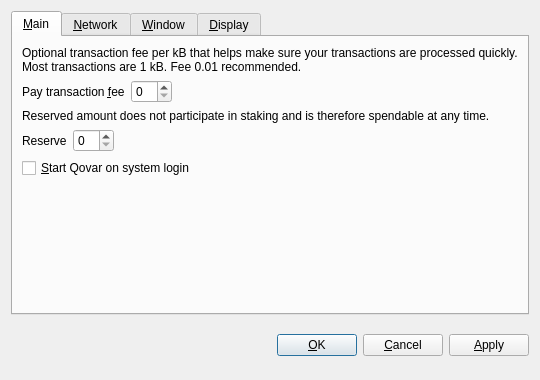
<?xml version="1.0" encoding="UTF-8"?>
<ui version="4.0">
 <class>OptionsDialog</class>
 <widget class="QDialog" name="OptionsDialog">
  <property name="geometry">
   <rect>
    <x>0</x>
    <y>0</y>
    <width>540</width>
    <height>380</height>
   </rect>
  </property>
  <property name="windowTitle">
   <string>Options</string>
  </property>
  <property name="modal">
   <bool>true</bool>
  </property>
  <layout class="QVBoxLayout" name="verticalLayout">
   <item>
    <widget class="QTabWidget" name="tabWidget">
     <property name="tabPosition">
      <enum>QTabWidget::North</enum>
     </property>
     <property name="currentIndex">
      <number>0</number>
     </property>
     <widget class="QWidget" name="tabMain">
      <attribute name="title">
       <string>&amp;Main</string>
      </attribute>
      <layout class="QVBoxLayout" name="verticalLayout_Main">
       <item>
        <widget class="QLabel" name="transactionFeeInfoLabel">
         <property name="text">
          <string>Optional transaction fee per kB that helps make sure your transactions are processed quickly. Most transactions are 1 kB. Fee 0.01 recommended.</string>
         </property>
         <property name="textFormat">
          <enum>Qt::PlainText</enum>
         </property>
         <property name="wordWrap">
          <bool>true</bool>
         </property>
        </widget>
       </item>
       <item>
        <layout class="QHBoxLayout" name="horizontalLayoutFee">
         <item>
          <widget class="QLabel" name="transactionFeeLabel">
           <property name="text">
            <string>Pay transaction &amp;fee</string>
           </property>
           <property name="textFormat">
            <enum>Qt::PlainText</enum>
           </property>
           <property name="buddy">
            <cstring>transactionFee</cstring>
           </property>
          </widget>
         </item>
         <item>
          <widget class="BitcoinAmountField" name="transactionFee"/>
         </item>
         <item>
          <spacer name="horizontalSpacerFee">
           <property name="orientation">
            <enum>Qt::Horizontal</enum>
           </property>
           <property name="sizeHint" stdset="0">
            <size>
             <width>40</width>
             <height>20</height>
            </size>
           </property>
          </spacer>
         </item>
        </layout>
       </item>
       <item>
        <widget class="QLabel" name="reserveBalanceInfoLabel">
         <property name="text">
          <string>Reserved amount does not participate in staking and is therefore spendable at any time.</string>
         </property>
         <property name="textFormat">
          <enum>Qt::PlainText</enum>
         </property>
         <property name="wordWrap">
          <bool>true</bool>
         </property>
        </widget>
       </item>
       <item>
        <layout class="QHBoxLayout" name="horizontalLayoutReserveBalance">
         <item>
          <widget class="QLabel" name="reserveBalanceLabel">
           <property name="text">
            <string>Reserve</string>
           </property>
           <property name="textFormat">
            <enum>Qt::PlainText</enum>
           </property>
           <property name="buddy">
            <cstring>reserveBalance</cstring>
           </property>
          </widget>
         </item>
         <item>
          <widget class="BitcoinAmountField" name="reserveBalance"/>
         </item>
         <item>
          <spacer name="horizontalSpacerReserveBalance">
           <property name="orientation">
            <enum>Qt::Horizontal</enum>
           </property>
           <property name="sizeHint" stdset="0">
            <size>
             <width>40</width>
             <height>20</height>
            </size>
           </property>
          </spacer>
         </item>
        </layout>
       </item>
       <item>
        <widget class="QCheckBox" name="bitcoinAtStartup">
         <property name="toolTip">
          <string>Automatically start Qovar after logging in to the system.</string>
         </property>
         <property name="text">
          <string>&amp;Start Qovar on system login</string>
         </property>
        </widget>
       </item>
       <item>
        <spacer name="verticalSpacer_Main">
         <property name="orientation">
          <enum>Qt::Vertical</enum>
         </property>
         <property name="sizeHint" stdset="0">
          <size>
           <width>20</width>
           <height>40</height>
          </size>
         </property>
        </spacer>
       </item>
      </layout>
     </widget>
     <widget class="QWidget" name="tabNetwork">
      <attribute name="title">
       <string>&amp;Network</string>
      </attribute>
      <layout class="QVBoxLayout" name="verticalLayout_Network">
       <item>
        <widget class="QCheckBox" name="mapPortUpnp">
         <property name="toolTip">
          <string>Automatically open the Qovar client port on the router. This only works when your router supports UPnP and it is enabled.</string>
         </property>
         <property name="text">
          <string>Map port using &amp;UPnP</string>
         </property>
        </widget>
       </item>
       <item>
        <widget class="QCheckBox" name="connectSocks">
         <property name="toolTip">
          <string>Connect to the Qovar network through a SOCKS proxy (e.g. when connecting through Tor).</string>
         </property>
         <property name="text">
          <string>&amp;Connect through SOCKS proxy:</string>
         </property>
        </widget>
       </item>
       <item>
        <layout class="QHBoxLayout" name="horizontalLayout_Network">
         <item>
          <widget class="QLabel" name="proxyIpLabel">
           <property name="text">
            <string>Proxy &amp;IP:</string>
           </property>
           <property name="textFormat">
            <enum>Qt::PlainText</enum>
           </property>
           <property name="buddy">
            <cstring>proxyIp</cstring>
           </property>
          </widget>
         </item>
         <item>
          <widget class="QValidatedLineEdit" name="proxyIp">
           <property name="maximumSize">
            <size>
             <width>140</width>
             <height>16777215</height>
            </size>
           </property>
           <property name="toolTip">
            <string>IP address of the proxy (e.g. 127.0.0.1)</string>
           </property>
          </widget>
         </item>
         <item>
          <widget class="QLabel" name="proxyPortLabel">
           <property name="text">
            <string>&amp;Port:</string>
           </property>
           <property name="textFormat">
            <enum>Qt::PlainText</enum>
           </property>
           <property name="buddy">
            <cstring>proxyPort</cstring>
           </property>
          </widget>
         </item>
         <item>
          <widget class="QLineEdit" name="proxyPort">
           <property name="maximumSize">
            <size>
             <width>55</width>
             <height>16777215</height>
            </size>
           </property>
           <property name="toolTip">
            <string>Port of the proxy (e.g. 9050)</string>
           </property>
          </widget>
         </item>
         <item>
          <widget class="QLabel" name="socksVersionLabel">
           <property name="text">
            <string>SOCKS &amp;Version:</string>
           </property>
           <property name="textFormat">
            <enum>Qt::PlainText</enum>
           </property>
           <property name="buddy">
            <cstring>socksVersion</cstring>
           </property>
          </widget>
         </item>
         <item>
          <widget class="QValueComboBox" name="socksVersion">
           <property name="toolTip">
            <string>SOCKS version of the proxy (e.g. 5)</string>
           </property>
          </widget>
         </item>
         <item>
          <spacer name="horizontalSpacer_Network">
           <property name="orientation">
            <enum>Qt::Horizontal</enum>
           </property>
           <property name="sizeHint" stdset="0">
            <size>
             <width>40</width>
             <height>20</height>
            </size>
           </property>
          </spacer>
         </item>
        </layout>
       </item>
       <item>
        <spacer name="verticalSpacer_Network">
         <property name="orientation">
          <enum>Qt::Vertical</enum>
         </property>
         <property name="sizeHint" stdset="0">
          <size>
           <width>20</width>
           <height>40</height>
          </size>
         </property>
        </spacer>
       </item>
      </layout>
     </widget>
     <widget class="QWidget" name="tabWindow">
      <attribute name="title">
       <string>&amp;Window</string>
      </attribute>
      <layout class="QVBoxLayout" name="verticalLayout_Window">
       <item>
        <widget class="QCheckBox" name="minimizeToTray">
         <property name="toolTip">
          <string>Show only a tray icon after minimizing the window.</string>
         </property>
         <property name="text">
          <string>&amp;Minimize to the tray instead of the taskbar</string>
         </property>
        </widget>
       </item>
       <item>
        <widget class="QCheckBox" name="minimizeOnClose">
         <property name="toolTip">
          <string>Minimize instead of exit the application when the window is closed. When this option is enabled, the application will be closed only after selecting Quit in the menu.</string>
         </property>
         <property name="text">
          <string>M&amp;inimize on close</string>
         </property>
        </widget>
       </item>
       <item>
        <spacer name="verticalSpacer_Window">
         <property name="orientation">
          <enum>Qt::Vertical</enum>
         </property>
         <property name="sizeHint" stdset="0">
          <size>
           <width>20</width>
           <height>40</height>
          </size>
         </property>
        </spacer>
       </item>
      </layout>
     </widget>
     <widget class="QWidget" name="tabDisplay">
      <attribute name="title">
       <string>&amp;Display</string>
      </attribute>
      <layout class="QVBoxLayout" name="verticalLayout_Display">
       <item>
        <layout class="QHBoxLayout" name="horizontalLayout_1_Display">
         <item>
          <widget class="QLabel" name="langLabel">
           <property name="text">
            <string>User Interface &amp;language:</string>
           </property>
           <property name="textFormat">
            <enum>Qt::PlainText</enum>
           </property>
           <property name="buddy">
            <cstring>lang</cstring>
           </property>
          </widget>
         </item>
         <item>
          <widget class="QValueComboBox" name="lang">
           <property name="toolTip">
            <string>The user interface language can be set here. This setting will take effect after restarting Qovar.</string>
           </property>
          </widget>
         </item>
        </layout>
       </item>
       <item>
        <layout class="QHBoxLayout" name="horizontalLayout_2_Display">
         <item>
          <widget class="QLabel" name="unitLabel">
           <property name="text">
            <string>&amp;Unit to show amounts in:</string>
           </property>
           <property name="textFormat">
            <enum>Qt::PlainText</enum>
           </property>
           <property name="buddy">
            <cstring>unit</cstring>
           </property>
          </widget>
         </item>
         <item>
          <widget class="QValueComboBox" name="unit">
           <property name="toolTip">
            <string>Choose the default subdivision unit to show in the interface and when sending coins.</string>
           </property>
          </widget>
         </item>
        </layout>
       </item>
       <item>
        <widget class="QCheckBox" name="displayAddresses">
         <property name="toolTip">
          <string>Whether to show Qovar addresses in the transaction list or not.</string>
         </property>
         <property name="text">
          <string>&amp;Display addresses in transaction list</string>
         </property>
        </widget>
       </item>
       <item>
        <widget class="QCheckBox" name="coinControlFeatures">
         <property name="toolTip">
          <string>Whether to show coin control features or not.</string>
         </property>
         <property name="text">
          <string>Display coin &amp;control features (experts only!)</string>
         </property>
        </widget>
       </item>
       <item>
        <spacer name="verticalSpacer_Display">
         <property name="orientation">
          <enum>Qt::Vertical</enum>
         </property>
         <property name="sizeHint" stdset="0">
          <size>
           <width>20</width>
           <height>40</height>
          </size>
         </property>
        </spacer>
       </item>
      </layout>
     </widget>
    </widget>
   </item>
   <item>
    <layout class="QHBoxLayout" name="horizontalLayout_Buttons">
     <item>
      <spacer name="horizontalSpacer_1">
       <property name="orientation">
        <enum>Qt::Horizontal</enum>
       </property>
       <property name="sizeHint" stdset="0">
        <size>
         <width>40</width>
         <height>48</height>
        </size>
       </property>
      </spacer>
     </item>
     <item>
      <widget class="QLabel" name="statusLabel">
       <property name="font">
        <font>
         <weight>75</weight>
         <bold>true</bold>
        </font>
       </property>
       <property name="text">
        <string/>
       </property>
       <property name="textFormat">
        <enum>Qt::PlainText</enum>
       </property>
       <property name="wordWrap">
        <bool>true</bool>
       </property>
      </widget>
     </item>
     <item>
      <spacer name="horizontalSpacer_2">
       <property name="orientation">
        <enum>Qt::Horizontal</enum>
       </property>
       <property name="sizeHint" stdset="0">
        <size>
         <width>40</width>
         <height>48</height>
        </size>
       </property>
      </spacer>
     </item>
     <item>
      <widget class="QPushButton" name="okButton">
       <property name="text">
        <string>&amp;OK</string>
       </property>
      </widget>
     </item>
     <item>
      <widget class="QPushButton" name="cancelButton">
       <property name="text">
        <string>&amp;Cancel</string>
       </property>
       <property name="autoDefault">
        <bool>false</bool>
       </property>
      </widget>
     </item>
     <item>
      <widget class="QPushButton" name="applyButton">
       <property name="text">
        <string>&amp;Apply</string>
       </property>
       <property name="autoDefault">
        <bool>false</bool>
       </property>
      </widget>
     </item>
    </layout>
   </item>
  </layout>
 </widget>
 <customwidgets>
  <customwidget>
   <class>BitcoinAmountField</class>
   <extends>QSpinBox</extends>
   <header>bitcoinamountfield.h</header>
  </customwidget>
  <customwidget>
   <class>QValueComboBox</class>
   <extends>QComboBox</extends>
   <header>qvaluecombobox.h</header>
  </customwidget>
  <customwidget>
   <class>QValidatedLineEdit</class>
   <extends>QLineEdit</extends>
   <header>qvalidatedlineedit.h</header>
  </customwidget>
 </customwidgets>
 <resources/>
 <connections/>
</ui>
